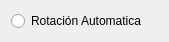
<ui version="4.0" >
 <class>RotaWidget</class>
 <widget class="QWidget" name="RotaWidget" >
  <property name="geometry" >
   <rect>
    <x>0</x>
    <y>0</y>
    <width>169</width>
    <height>41</height>
   </rect>
  </property>
  <property name="windowTitle" >
   <string>Form</string>
  </property>
  <layout class="QVBoxLayout" >
   <item>
    <widget class="QRadioButton" name="radioButton" >
     <property name="text" >
      <string>Rotación Automatica</string>
     </property>
    </widget>
   </item>
  </layout>
 </widget>
 <resources>
  <include location="../../resource/default.qrc" />
 </resources>
 <connections/>
</ui>
